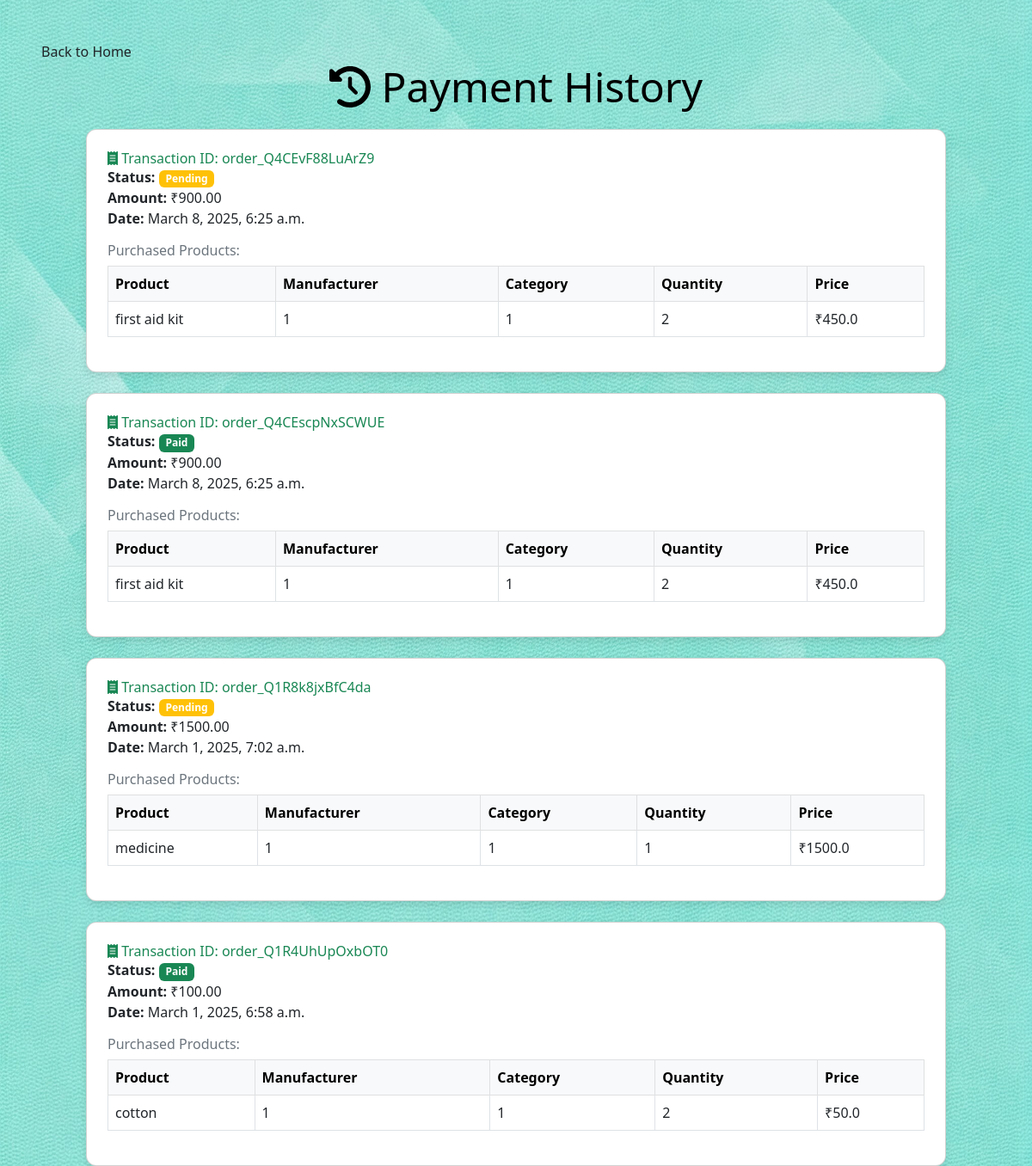
Screenshot of /trackorder/ (signed in) with the database file from the repository.
### fapk/models.py (models this page shows, shortened)
class Transaction(models.Model):
    user = models.ForeignKey(usereg, on_delete=models.CASCADE)
    cart_details = models.JSONField(blank=True, null=True)
    razorpay_order_id = models.CharField(max_length=100, unique=True)
    razorpay_payment_id = models.CharField(max_length=100, blank=True, null=True)
    razorpay_signature = models.CharField(max_length=255, blank=True, null=True)
    amount = models.DecimalField(max_digits=10, decimal_places=2)
    status = models.CharField(max_length=20, default="Pending")  # Pending, Paid, Failed
    created_at = models.DateTimeField(auto_now_add=True)

### fapk/views.py (the view)
# urls.py: path('trackorder/',views.trackorder,name='trackorder'),
def trackorder(request):
    email = request.session.get('email')
    if email:
        try:
            user = usereg.objects.get(email=email)
            transactions = Transaction.objects.filter(user=user).order_by('-created_at')
            for transaction in transactions:
                if isinstance(transaction.cart_details, str):
                    try:
                        transaction.cart_details = json.loads(transaction.cart_details)  # Convert JSON string to Python list
                    except json.JSONDecodeError:
                        transaction.cart_details = []  # Handle JSON errors safely
                elif not isinstance(transaction.cart_details, list):
                    transaction.cart_details = []  # Default to an empty list if invalid data
            return render(request, 'trackorder.html', {'transactions': transactions})
        except usereg.DoesNotExist:
            return redirect('login')
    else:
        return redirect('login')

### fapk/templates/trackorder.html (shortened to what this page needs)
{% load static %}
<!DOCTYPE html>
<html lang="en">
<head>
    <script src="https://cdn.tailwindcss.com"></script>
    <link href="https://cdn.jsdelivr.net/npm/bootstrap@5.3.0/dist/css/bootstrap.min.css" rel="stylesheet">
</head>
<body class="p-5">
    <a href="/home/" class="text-left ml-0">Back to Home</a>
    <div class="container">
        <h2 style="font-size: 3em; margin-bottom: 20px;"><i class="fa fa-history"></i> Payment History</h2>
        {% if transactions %}
            {% for transaction in transactions %}
                <div class="card mb-4 p-4">
                    <h5 class="text-success"><i class="fa fa-receipt"></i> Transaction ID: {{ transaction.razorpay_order_id }}</h5>
                    <p><strong>Status:</strong>
                        <span class="badge {% if transaction.status == 'Paid' %}bg-success{% elif transaction.status == 'Failed' %}bg-danger{% else %}bg-warning{% endif %}">
                            {{ transaction.status }}
                        </span>
                    </p>
                    <p><strong>Amount:</strong> ₹{{ transaction.amount }}</p>
                    <p><strong>Date:</strong> {{ transaction.created_at }}</p>
                    {% if transaction.cart_details %}
                        <h6 class="mt-3 text-secondary">Purchased Products:</h6>
                        <table class="table table-bordered mt-2">
                            <thead class="table-light">
                                <tr>
                                    <th>Product</th>
                                    <th>Manufacturer</th>
                                    <th>Category</th>
                                    <th>Quantity</th>
                                    <th>Price</th>
                                </tr>
                            </thead>
                            <tbody>
                                {% for item in transaction.cart_details %}
                                    <tr>
                                        <td>{{ item.productname }}</td>
                                        <td>{{ item.manufacturer }}</td>
                                        <td>{{ item.category }}</td>
                                        <td>{{ item.quantity }}</td>
                                        <td>₹{{ item.price }}</td>
                                    </tr>
                                {% endfor %}
                            </tbody>
                        </table>
                    {% endif %}
                </div>
            {% endfor %}
        {% else %}
            <div class="text-center text-gray-500 mt-5">
                <i class="fa fa-exclamation-circle fa-3x"></i>
                <p class="mt-3">No payment history found.</p>
            </div>
        {% endif %}
    </div>
</body>
</html>

### rows the page displays
Transaction: productname "first aid kit", manufacturer "1", category "1", quantity "2", price "450.0"
Transaction: productname "first aid kit", manufacturer "1", category "1", quantity "2", price "450.0"
Transaction: productname "medicine", manufacturer "1", category "1", quantity "1", price "1500.0"
Transaction: productname "cotton", manufacturer "1", category "1", quantity "2", price "50.0"
